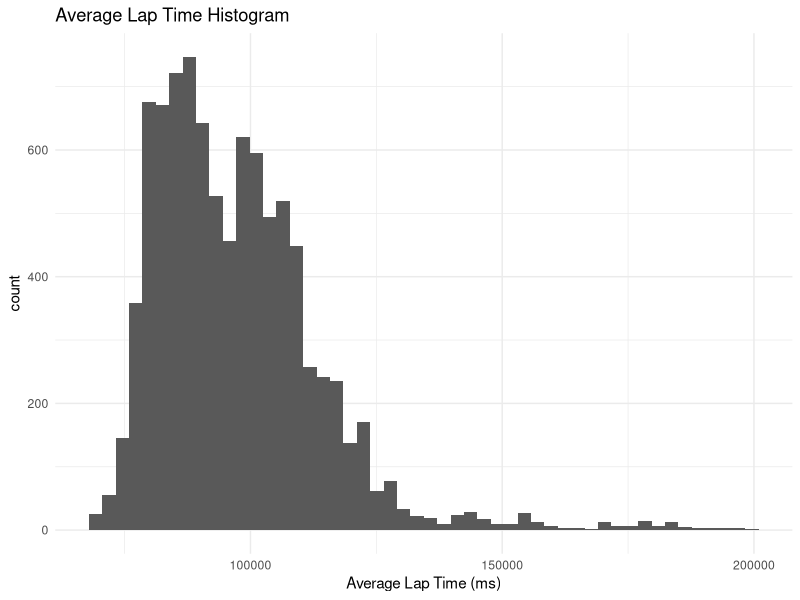
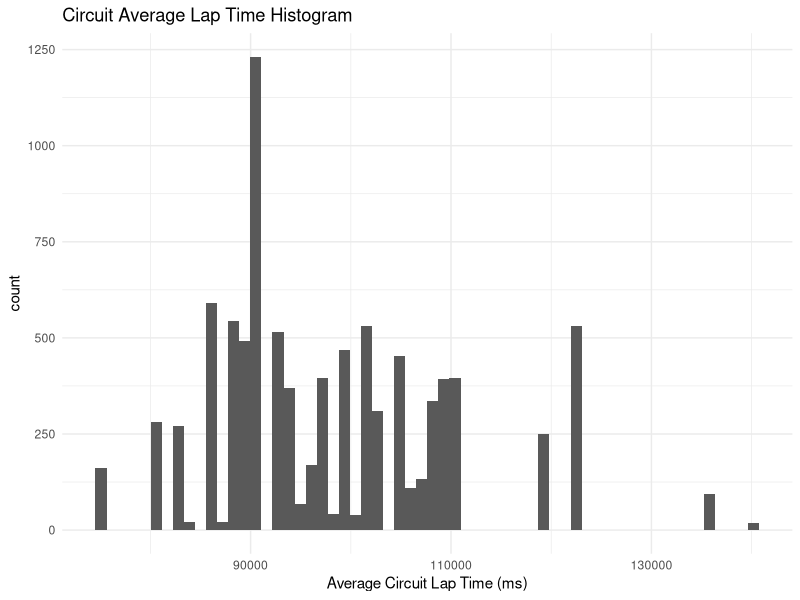

R code for these plots, in order: (Note: this script raises an error after producing the figures.)
## ---- chunk 1
knitr::opts_chunk$set(echo = TRUE)
library(tidyverse)
library(modelr)
## ---- chunk 2
df_avglaptime <- read_csv("processed_data/avglaptime.csv")
## ---- chunk 3
df_avglaptime %>% 
  glimpse()

df_avglaptime %>% 
  summary()
## ---- chunk 4
df_avglaptime %>% 
  filter(avg_lap <= 200000) %>% 
  ggplot(aes(avg_lap)) + 
  geom_histogram(bins = 50) + 
  labs(
    title = "Average Lap Time Histogram", 
    x = "Average Lap Time (ms)"
  ) + 
  theme_minimal()

df_avglaptime %>% 
  ggplot(aes(circuit_avg_lap)) + 
  geom_histogram(bins = 60) + 
  labs(
    title = "Circuit Average Lap Time Histogram", 
    x = "Average Circuit Lap Time (ms)"
  ) + 
  theme_minimal()
## ---- chunk 5
df_avglaptime %>% 
  mutate(
    year = as.factor(year), 
    circuit_name = fct_reorder(circuit_name, circuit_avg_lap)) %>% 
  ggplot(aes(circuit_name, circuit_avg_lap)) + 
  geom_jitter(aes(color = year), alpha = 1/14) +
  coord_flip() + 
  labs(title = "Circuit Average Lap for GPs containing Drivers Who Have Driven For Multiple Teams") +
  theme_minimal() +
  theme(plot.title = element_text(size = 9))
## ---- chunk 6
df_stdavglap <- read_csv("processed_data/std_avg_laptime.csv")

# Creating row ID column for anti_join
df_stdavglap <- tibble::rowid_to_column(df_stdavglap, "ID")
## ---- chunk 7
df_stdavglap %>% 
  ggplot(aes(std_avg_lap)) +
  geom_histogram(bins = 50)
## ---- chunk 8

fullfit_driver <-
  df_stdavglap %>%
  lm(
    data = .,
    formula = positionOrder ~ as.factor(driverId)
  )

print("Full Fit - Just Driver")
cat("Rsquare", rsquare(fullfit_driver, df_stdavglap), "\n")
cat("MSE", mse(fullfit_driver, df_stdavglap), "\n")

fullfit_constructor <- 
  df_stdavglap %>% 
  lm(
    data = .,
    formula = positionOrder ~ as.factor(constructorId)
  )

print("Full Fit - Just Constructor")
cat("Rsquare", rsquare(fullfit_constructor, df_stdavglap), "\n")
cat("MSE", mse(fullfit_constructor, df_stdavglap), "\n")

fullfit_driver_constructor <- 
  df_stdavglap %>% 
  lm(
    data = .,
    formula = positionOrder ~ as.factor(driverId) + as.factor(constructorId)
  )

print("Full Fit - Driver and Constructor")
cat("Rsquare", rsquare(fullfit_driver_constructor, df_stdavglap), "\n")
cat("MSE", mse(fullfit_driver_constructor, df_stdavglap), "\n")
## ---- chunk 9
#Setting seed for temporary repeatability
#set.seed("101")

#Getting number of observations to feed into n for df_train
number_obs <- df_stdavglap %>% 
  group_by(driverId, circuitId) %>% 
  summarize(n = n()) %>% 
  pull(n)

#Sampling by 
df_train <-
  df_stdavglap %>%
  group_by(driverId, circuitId) %>% 
  slice_sample(n = 2) %>% 
  ungroup()

df_validate <-
  anti_join(
    df_stdavglap,
    df_train,
    by = "ID"
  )

df_train %>% arrange(ID)
df_validate %>% arrange(ID)
## ---- chunk 10

trainfit_driver <-
  df_train %>%
  lm(
    data = .,
    formula = std_avg_lap ~ as.factor(driverId)
  )

print("Train Fit - Just Driver")
cat("Rsquare", rsquare(trainfit_driver, df_validate), "\n")
cat("MSE", mse(trainfit_driver, df_validate), "\n")

trainfit_constructor <- 
  df_train %>% 
  lm(
    data = .,
    formula = std_avg_lap ~ as.factor(constructorId)
  )

print("Train Fit - Just Constructor")
cat("Rsquare", rsquare(trainfit_constructor, df_validate), "\n")
cat("MSE", mse(trainfit_constructor, df_validate), "\n")

trainfit_driver_constructor <- 
  df_train %>% 
  lm(
    data = .,
    formula = std_avg_lap ~ as.factor(driverId) + as.factor(constructorId)
  )

print("Train Fit - Driver and Constructor")
cat("Rsquare", rsquare(trainfit_driver_constructor, df_validate), "\n")
cat("MSE", mse(trainfit_driver_constructor, df_validate), "\n")
## ---- chunk 11
driver_levels <- df_stdavglap %>% 
  mutate(driverId = as.factor(driverId)) %>% 
  pull(driverId) %>% 
  levels()
  
driver_levels
df_stdavglap

df_test <- 
  df_stdavglap %>% 
  select(driverId, constructorId) %>% 
  mutate(driverId = as.factor(driverId),
         constructorId = as.factor(constructorId))

tibble(df_test) %>% 
  add_predictions(trainfit_driver, var = "sal_pred-d") %>%
  add_predictions(trainfit_constructor, var = "sal_pred-c") %>%
  add_predictions(trainfit_constructor, var = "sal_pred-d+c") %>%  
  pivot_longer(
    names_to = c(".value", "model"),
    names_sep = "-",
    cols = matches("sal")
  ) %>% 
  ggplot(aes(driverId, sal_pred, color = model)) +
  geom_line(aes(group = model), alpha = .5) +
  geom_point(alpha = .5) +
  theme_minimal() +
  theme(
    aspect.ratio= 2/3,
    axis.text.x = element_text(angle = 270, vjust = 0.5, hjust = 0) 
    )
## ---- chunk 12
knitr::opts_chunk$set(echo = TRUE)
library(tidyverse)
library(modelr)
## ---- chunk 13
df_avglaptime <- read_csv("processed_data/avglaptime.csv")
df_formula
## ---- chunk 14
df_avglaptime %>% 
  glimpse()

df_avglaptime %>% 
  summary()
## ---- chunk 15
df_avglaptime %>% 
  filter(avg_lap <= 200000) %>% 
  ggplot(aes(avg_lap)) + 
  geom_histogram(bins = 50) +
  labs(
    title = "Average Lap Time Histogram", 
    x = "Average Lap Time (ms)"
  ) + 
  theme_minimal()

df_avglaptime %>% 
  ggplot(aes(circuit_avg_lap)) + 
  geom_histogram(bins = 60) + 
  labs(
    title = "Circuit Average Lap Time Histogram", 
    x = "Average Circuit Lap Time (ms)"
  ) + 
  theme_minimal()
## ---- chunk 16
df_avglaptime %>% 
  mutate(
    year = as.factor(year), 
    circuit_name = fct_reorder(circuit_name, circuit_avg_lap)) %>% 
  ggplot(aes(circuit_name, circuit_avg_lap)) + 
  geom_jitter(aes(color = year), alpha = 1/14) +
  coord_flip() + 
  labs(title = "Circuit Average Lap for GPs containing Drivers Who Have Driven For Multiple Teams") +
  theme_minimal() +
  theme(plot.title = element_text(size = 9))
## ---- chunk 17
df_stdavglap %>% 
  ggplot(aes(std_avg_lap)) +
  geom_histogram(bins = 50)
## ---- chunk 18

fullfit_driver <-
  df_stdavglap %>%
  lm(
    data = .,
    formula = std_avg_lap ~ as.factor(driverId)
  )

print("Full Fit - Just Driver")
cat("Rsquare", rsquare(fullfit_driver, df_stdavglap), "\n")
cat("MSE", mse(fullfit_driver, df_stdavglap), "\n")

fullfit_constructor <- 
  df_stdavglap %>% 
  lm(
    data = .,
    formula = std_avg_lap ~ as.factor(constructorId)
  )

print("Full Fit - Just Constructor")
cat("Rsquare", rsquare(fullfit_constructor, df_stdavglap), "\n")
cat("MSE", mse(fullfit_constructor, df_stdavglap), "\n")

fullfit_driver_constructor <- 
  df_stdavglap %>% 
  lm(
    data = .,
    formula = std_avg_lap ~ as.factor(driverId) + as.factor(constructorId)
  )

print("Full Fit - Driver and Constructor")
cat("Rsquare", rsquare(fullfit_driver_constructor, df_stdavglap), "\n")
cat("MSE", mse(fullfit_driver_constructor, df_stdavglap), "\n")
## ---- chunk 19
df_stdavglap <- read_csv("processed_data/std_avg_laptime.csv")

# Creating row ID column for anti_join
df_stdavglap <- tibble::rowid_to_column(df_stdavglap, "ID")
## ---- chunk 20
#Setting seed for temporary repeatability
#set.seed("101")

#Getting number of observations to feed into n for df_train
number_obs <- df_stdavglap %>% 
  group_by(driverId, circuitId) %>% 
  summarize(n = n()) %>% 
  pull(n)

#Sampling by 
df_train <-
  df_stdavglap %>%
  group_by(driverId, circuitId) %>% 
  slice_sample(n = 2) %>% 
  ungroup()

df_validate <-
  anti_join(
    df_stdavglap,
    df_train,
    by = "ID"
  )

df_train %>% arrange(ID)
df_validate %>% arrange(ID)
## ---- chunk 21

trainfit_driver <-
  df_train %>%
  lm(
    data = .,
    formula = std_avg_lap ~ as.factor(driverId)
  )

print("Train Fit - Just Driver")
cat("Rsquare", rsquare(trainfit_driver, df_validate), "\n")
cat("MSE", mse(trainfit_driver, df_validate), "\n")

trainfit_constructor <- 
  df_train %>% 
  lm(
    data = .,
    formula = std_avg_lap ~ as.factor(constructorId)
  )

print("Train Fit - Just Constructor")
cat("Rsquare", rsquare(trainfit_constructor, df_validate), "\n")
cat("MSE", mse(trainfit_constructor, df_validate), "\n")

trainfit_driver_constructor <- 
  df_train %>% 
  lm(
    data = .,
    formula = std_avg_lap ~ as.factor(driverId) + as.factor(constructorId)
  )

print("Train Fit - Driver and Constructor")
cat("Rsquare", rsquare(trainfit_driver_constructor, df_validate), "\n")
cat("MSE", mse(trainfit_driver_constructor, df_validate), "\n")
## ---- chunk 22
names <- 
  df_stdavglap %>% 
  select(driverId, constructorId) %>% 
  mutate(driverId = as.factor(driverId),
         constructorId = as.factor(constructorId))

tibble(names) %>% 
  add_predictions(trainfit_driver, var = "sal_pred-d") %>%
  add_predictions(trainfit_constructor, var = "sal_pred-c") %>%
  add_predictions(trainfit_constructor, var = "sal_pred-d+c") %>%  
  pivot_longer(
    names_to = c(".value", "model"),
    names_sep = "-",
    cols = matches("sal")
  ) %>% 
  ggplot(aes(driverId, sal_pred, color = model)) +
  geom_line(aes(group = model), alpha = .5) +
  geom_point(size = .5, alpha = .5) +
  theme_minimal() +
  theme(
    aspect.ratio= 2/3,
    text = element_text(size = 5), 
    axis.text.x = element_text(angle = 90, vjust = 0.5, hjust = 0,
                               ) 
    )
